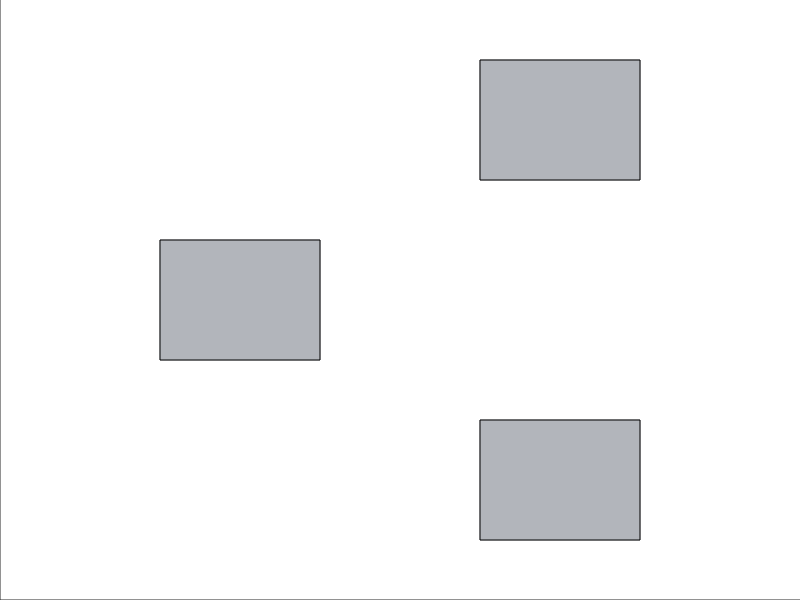

The MATLAB source for this figure: (Note: this script raises an error after producing the figure.)
%close level selection interface
close all

%establish wall positions
%          x1 y1  x2  y2
walls = [  6  1   8   1; ...
           6  3   8   3; ...
           6  1   6   3; ...
           8  1   8   3; ...
           6  7   8   7; ...
           6  9   8   9; ...
           6  7   6   9; ...
           8  7   8   9; ...
           2  4   4   4; ...
           2  6   4   6; ...
           2  4   2   6; ...
           4  4   4   6];

%define initial velocity, timestep, and coefficient of restitution
coefficient_of_restitution = 1;
timestep = 0.1;
v0 = 1.0;

%set the axis field to 10 x 10
fig = figure('Color', 'white');
axis ([0 10 0 10]);
set(fig, 'Position', [440 378 500 500])
set(gca,'position',[0 0 1 1],'units','normalized')

%turn off the tick labels
set(gca, 'XTick', [])
set(gca, 'YTick', [])

%define grey color
grey = [179, 182, 188] ./ 256;

%plot the walls (indices 1 and 3 are x positions, indices 2 and 4 are y
%positions)
w1 = line(walls(1:4,[1 3])',walls(1:4,[2 4])', 'Color', grey);
w2 = line(walls(5:8,[1 3])',walls(5:8,[2 4])', 'Color', grey);
w3 = line(walls(9:12,[1 3])',walls(9:12,[2 4])', 'Color', grey);
%patch the inside of the walls to give appearance of solid shape
shape1 = patch([6 8 8 6 6], [1 1 3 3 1], grey);
shape2 = patch([6 8 8 6 6], [7 7 9 9 7], grey);
shape3 = patch([2 4 4 2 2], [4 4 6 6 4], grey);

%select position and launch angle of ball
[x0, y0, launchX, launchY, b_init, arrow] = userSelect([6 8 8 6 6 NaN...
    6 8 8 6 6 NaN 2 4 4 2 2], [1 1 3 3 1 NaN 7 7 9 9 7 NaN 4 4 6 6 4]);

%use keyboard commands to reselect current position/angle or to launch ball
%force entry into loops
key = 0;
while key~=1
    waitforbuttonpress
    key=get(fig,'CurrentCharacter');
    if key == 'r'
        %remove the current arrow and ball
        delete(b_init)
        delete(arrow)
        %reset position and angle of ball
        [x0, y0, launchX, launchY, b_init, arrow] = userSelect([6 8 8 6 6 NaN...
    6 8 8 6 6 NaN 2 4 4 2 2], [1 1 3 3 1 NaN 7 7 9 9 7 NaN 4 4 6 6 4]);
        %break out of the loop
        key = 0;
    elseif key == 32
        %remove the arrow from the plot
        delete(arrow)
        
        %determine components of velocity 
        [vx, vy] = calculateVelocity(v0, x0, y0, launchX, launchY);
        
        %plot initial ball image
        [ballState, oldBallState, trail] = initialPlot(x0, y0, vx, vy);
        
        %while the ball is within the bounds of the screen
        while ballState(1) < 10 && ballState(1) > 0 && ballState(2) < 10 ...
                && ballState(2) > 0
            
            %update the plot and the ball states
            [ballState, oldBallState, wallCollide] = updatePlot(ballState, oldBallState,...
            b_init, trail, timestep, walls, coefficient_of_restitution);
            
            %if the ball collides with the shape (meaning the velocity has
            %changed)
            if ballState(end, 3) ~= oldBallState(end-1, 3) || ballState(end, 4)...
                    ~= oldBallState(end-1, 4)
                %if the ball collided with the first shape
                if wallCollide(2) == 1 || wallCollide(2) == 3
                %make the first shape and corresponding walls disappear
                    delete(w1)
                    delete(shape1)
                    walls(1:4, :) = NaN(4,4);
                elseif wallCollide(2) == 7 || wallCollide(2) == 9
                %make the second shape and corresponding walls disappear
                    delete(w2)
                    delete(shape2)
                    walls(5:8, :) = NaN(4,4);
                elseif wallCollide(1) == 2 || wallCollide(1) == 4
                    %make the second shape and corresponding walls disappear
                    delete(w3)
                    delete(shape3)
                    walls(9:12, :) = NaN(4,4);
                end
            end
            %pause to produce animation
            pause (0.01);
        end
        %break out of the loop
        key = 1;
    else
        key = 0;
    end
end

%check if level has been won
%if so, display winner screen
WinnerScreen([shape1, shape2, shape3], ballState(1), ballState(2), 'Level3.m')